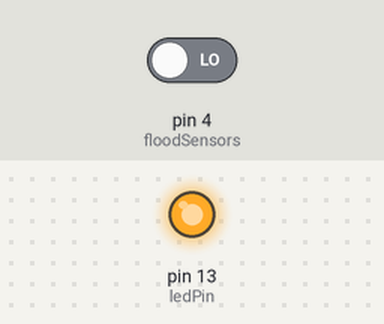
This sketch was run on a simulated Arduino Uno, built with avr-gcc and run on an emulated ATmega328P. On the bench: output pins drawn as LEDs (lit = HIGH). The inputs (shaded band) are chosen by the test bench; at power-on: pin 4 (floodSensors) LOW.

Above: at 1.2 s.
1.3 s: pin 4 (floodSensors) driven HIGH
At 1.7 s:
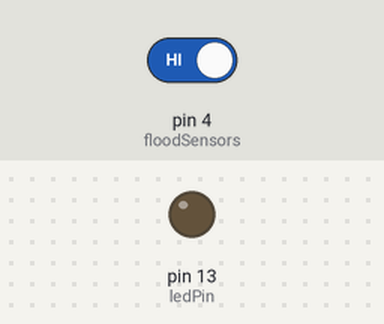
2.8 s: pin 4 (floodSensors) driven LOW
At 4.1 s:
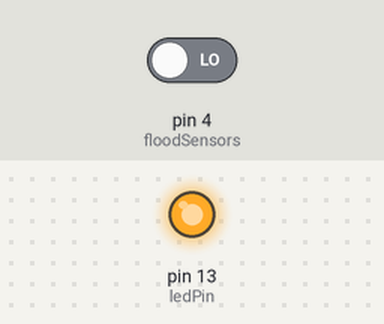
Timing chart, 0 to 5.8 s (numbered marks = the images above; inputs shaded):
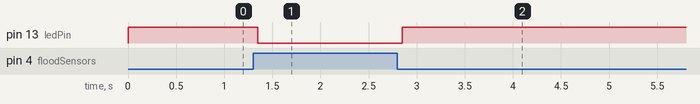

The sketch:

FloodSensor.ino
```cpp
 /* Flood Sensor

 This sketch will light up the LED on Pin 13, when water (anything conductive) bridges the gap in the sensor.

   created 05-18-2012
   by PvE

   Debouncer added


 */

 const int floodSensors = 4;     // the number of the Flood Sensor pin
 const int ledPin =  13;      // the number of the LED pin


// Variables will change:
int ledState = HIGH;         // the current state of the output pin
int buttonState;             // the current reading from the input pin
int lastButtonState = LOW;   // the previous reading from the input pin
int floodSensorState = 0;         // variable for reading the floodSensors status

// the following variables are long's because the time, measured in miliseconds,
// will quickly become a bigger number than can be stored in an int.
long lastDebounceTime = 0;  // the last time the output pin was toggled
long debounceDelay = 50;    // the debounce time; increase if the output flickers

 void setup() {
   // initialize the LED pin as an output:
   pinMode(ledPin, OUTPUT);
   // initialize the flood Sensor pin as an input:
   pinMode(floodSensors, INPUT);
 }

 void loop(){
   // read the state of the flood Sensor value:
   floodSensorState = digitalRead(floodSensors);

 // check to see if you just pressed the button
  // (i.e. the input went from LOW to HIGH),  and you've waited
  // long enough since the last press to ignore any noise:

  // If the switch changed, due to noise or pressing:
  if (floodSensorState != lastButtonState) {
    // reset the debouncing timer
    lastDebounceTime = millis();
  }

  if ((millis() - lastDebounceTime) > debounceDelay) {
    // whatever the reading is at, it's been there for longer
    // than the debounce delay, so take it as the actual current state:
    buttonState = floodSensorState;
  }

   // check if the flood Sensor is wet.
   // if it is, the floodSensorState is HIGH:
   if (buttonState == HIGH) {
     // turn LED on:
     digitalWrite(ledPin, LOW);
   }
   else {
     // turn LED off:
     digitalWrite(ledPin, HIGH);
   }
  // save the reading.  Next time through the loop,
  // it'll be the lastButtonState:
  lastButtonState = floodSensorState;

 }
```

Measured:
- after the input at 1.3 s, pin 13 (ledPin): HIGH → LOW after 0.05 s
- after the input at 2.8 s, pin 13 (ledPin): LOW → HIGH after 0.05 s
